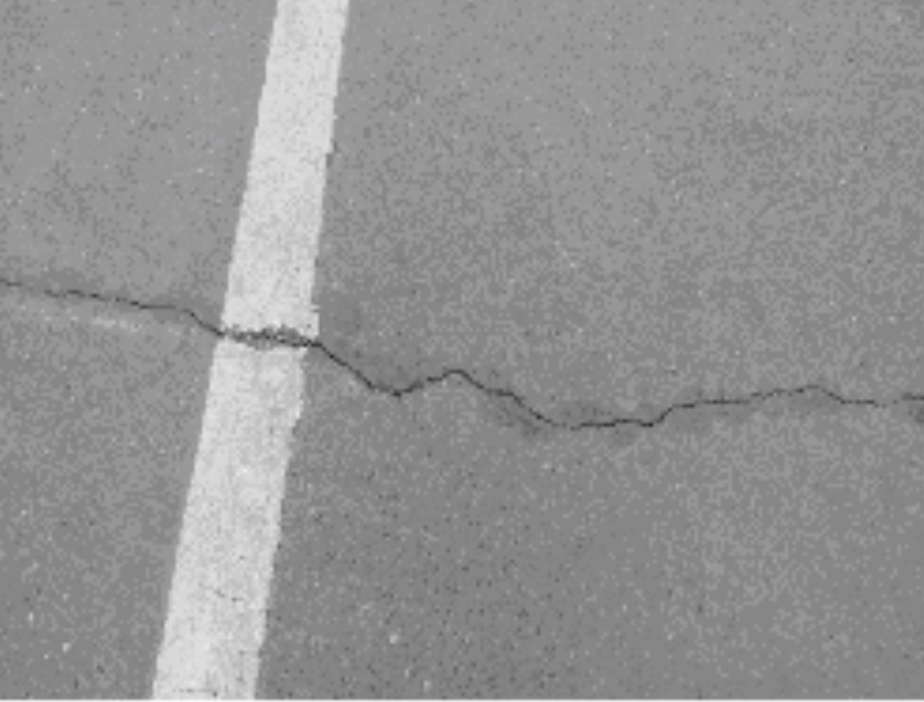
#> input picture Input-Set/RoadCrack_whiteline.png, 924 x 702 px, found by its file name
$ python improved_canny.py
#> lines starting #> are read from the running program, lines starting #| are printed output that depends on the picture; after the words box and inside, x2 and y2 are one past the last pixel; in counts of white or black regions, pixels touching at a corner belong together
import pywt
import matplotlib.pyplot as plt
import numpy as np
import cv2
from scipy.ndimage.filters import convolve

# ------------------------------------------------------This is a split line----


def gaussian_median_filter(image, size=5, sigma=1.5) -> np.ndarray:
    """按参数生成高斯卷积核

    Args:
        size (int, optional): [卷积核的大小]. Defaults to 5.
        sigma (float, optional): [标准差的大小 默认为1即标准正态分布]. Defaults to 1.0.

    Returns:
        [np.array]: [高斯卷积核]
    """
    # 生成二维表格 x为横向的高斯核 y为纵向的高斯核
    x, y = np.mgrid[-(size//2):(size//2)+1, -(size//2):(size//2)+1]
    # 转化为标准差为1的正态分布
    normal = 1 / (2 * np.pi * sigma**2)
    gaussian_kernel = normal * np.exp(-((x**2 + y**2)/(2 * sigma**2)))

    blured_image = convolve(image, gaussian_kernel)
    blured_image = cv2.medianBlur(blured_image, ksize=7)

    return blured_image

# 小波变换滤波（根据直方图来搞效果可能会更好）


def wavelet_filter(blured_image, th_wavelet=100, wavelet='haar') -> np.ndarray:
    """wavelet filter

    Args:
        blured_image (np.array): gaussian or median filted image
        th_wavelet (int, optional): the thresold to filter noise. Defaults to 100.
        wavelet (str, optional): define which type of wavelet you use. Defaults to 'haar'.

    Returns:
        np.array: return a furtured filtered image
    """
    coeffs2 = pywt.dwt2(blured_image, wavelet)
    LL, (LH, HL, HH) = coeffs2

    # threshold = 100
    LH_new = pywt.threshold(data=LH, value=th_wavelet,
                            mode='hard', substitute=0)
    HL_new = pywt.threshold(data=HL, value=th_wavelet,
                            mode='hard', substitute=0)
    HH_new = pywt.threshold(data=HH, value=th_wavelet,
                            mode='hard', substitute=0)
    coeff = (LL, (LH_new, HL_new, HH_new))

    denoised_image = pywt.idwt2(coeff, 'bior1.3')

    return denoised_image


def log_operation(denoised_image):
    """The logging operation which is used to adjust image's histogram.

    Args:
        denoised_image (np.array): denoised image

    Returns:
        np.array: histogram adjusted image
    """
    img_log = (np.log(denoised_image+1) /
               (np.log(1+np.max(denoised_image)))) * 255
    log_image = np.array(img_log, dtype=np.uint8)

    return log_image

# 使用Sobel算子检测水平和垂直方向梯度


def sobel_gradient(log_image):
    """Two Sobel operators are used to detect the gradient.

    Args:
        log_image (np.array): histogram adjusted image

    Returns:
        np.array: gradient image of x
        np.array: gradient image of y
    """
    sx = np.array([[-1, 0, 1], [-2, 0, 2], [-1, 0, 1]])
    sy = np.array([[1, 2, 1], [0, 0, 0], [-1, -2, -1]])
    sobelx = convolve(np.float32(log_image), sx)
    sobely = convolve(np.float32(log_image), sy)

    return sobelx, sobely


def oblique_gradient(log_image):

    ox = np.array([[0, 1, 2], [-1, 0, 1], [-2, -1, 0]])
    oy = np.array([[-2, -1, 0], [-1, 0, 1], [0, 1, 2]])

    obliquex = convolve(np.float32(log_image), ox)
    obliquey = convolve(np.float32(log_image), oy)

    return obliquex, obliquey


def magnitude(sobelx, sobely, threshold_grad=10):
    """From the gradient x and y, calcualte the magnitude and phase.

    Args:
        sobelx (np.array): gradient image of x
        sobely (np.array): gradient image of y
        threshold_grad (int, optional): threshold of gradient. Defaults to 10.
    Returns:
        np.array: the magitude of the gradient
        np.array: the phase of the gradient

    """
    grad = np.sqrt(sobelx**2 + sobely**2)
    phase = cv2.phase(sobelx, sobely, 1)
    # convert to degrees
    phase = (180/np.pi)*phase
    # for those magnitude of gradient lower than 10, we consider it as zero
    x, y = np.where(grad < threshold_grad)
    phase[x, y] = 0
    grad[x, y] = 0

    return grad, phase


def non_max_supression(grad, phase):
    """_summary_

    Args:
        grad (_type_): _description_
        phase (_type_): _description_

    Returns:
        np.array: from new phase, generate new gradient image
    """
    r, c = grad.shape
    # create a new matrix for storing the new phase
    newphase = np.zeros((r, c))
    # 储存过程值
    x1, y1 = np.where(((phase > 0) & (phase <= 22.5)) |
                      ((phase > 157.5) & (phase <= 202.5)) |
                      ((phase > 337.5) & (phase < 360)))

    x2, y2 = np.where(((phase > 22.5) & (phase <= 67.5)) |
                      ((phase > 202.5) & (phase <= 247.5)))

    x3, y3 = np.where(((phase > 67.5) & (phase <= 112.5)) |
                      ((phase > 247.5) & (phase <= 292.5)))

    x4, y4 = np.where(((phase > 112.5) & (phase <= 157.5)) |
                      ((phase > 292.5) & (phase <= 337.5)))

    # 这个new就是新的phase存储的矩阵
    newphase[x1, y1] = 0
    newphase[x2, y2] = 45
    newphase[x3, y3] = 90
    newphase[x4, y4] = 135

    # 设置一个新矩阵newgrad，待会用来根据grad和new生成新的grad
    newgrad = np.zeros((r, c))

    # 非极大值抑制
    for i in range(2, r-2):
        for j in range(2, c-2):
            if newphase[i, j] == 90:
                if((grad[i+1, j] < grad[i, j]) & (grad[i-1, j] < grad[i, j])):
                    newgrad[i, j] = 1

            elif newphase[i, j] == 45:
                if((grad[i+1, j-1] < grad[i, j]) & (grad[i-1, j+1] < grad[i, j])):
                    newgrad[i, j] = 1

            elif newphase[i, j] == 0:
                if((grad[i, j+1] < grad[i, j]) & (grad[i, j-1] < grad[i, j])):
                    newgrad[i, j] = 1

            elif newphase[i, j] == 135:
                if((grad[i+1, j+1] < grad[i, j]) & (grad[i-1, j-1] < grad[i, j])):
                    newgrad[i, j] = 1
    newgrad = np.multiply(newgrad, grad)

    return newgrad


def synthesize_grad(newgrad, log_image):

    obliquex, obliquey = oblique_gradient(log_image)
    oblique_grad = np.sqrt(obliquex**2 + obliquey**2)

    h, w = newgrad.shape
    final_grad = np.zeros((h, w))

    for i in range(h):
        for j in range(w):
            if newgrad[i, j] >= oblique_grad[i, j]:
                final_grad[i, j] = newgrad[i, j]
            else:
                final_grad[i, j] = oblique_grad[i, j]

    return final_grad


def double_thresholding(newgrad, t_low=0.075, t_high=0.175):
    """_summary_

    Args:
        newgrad (_type_): _description_
        t_low (float, optional): _description_. Defaults to 0.075.
        t_high (float, optional): _description_. Defaults to 0.175.

    Returns:
        _type_: _description_
    """
    # Automating the thresholding selecting process
    r, c = newgrad.shape
    tl = np.uint8(t_low * np.amax(newgrad))
    th = np.uint8(t_high * np.amax(newgrad))
    print(f"The lower threshold is {tl}")
    print(f"The higher threshold is {th}")

    newf = np.zeros((r, c))

    for i in range(2, r-2):
        for j in range(2, c-2):
            if(newgrad[i, j] < tl):
                newf[i, j] = 0
            elif(newgrad[i, j] > th):
                newf[i, j] = 1
            # 判断周围是否有边缘点，若有，则此点也为边缘点
            # 连或8次，有True则True
            elif(newgrad[i+1, j] > th +
                 newgrad[i-1, j] > th +
                 newgrad[i, j+1] > th +
                 newgrad[i, j-1] > th +
                 newgrad[i-1, j-1] > th +
                 newgrad[i-1, j+1] > th +
                 newgrad[i+1, j+1] > th +
                 newgrad[i+1, j-1] > th):
                newf[i, j] = 1

    return np.clip(newf*255, 0, 255).astype(np.uint8), tl, th


def canny(image, t_low=0.15, t_high=0.45):
    assert(len(image.shape) == 2)
    blured = gaussian_median_filter(image)
    denoised = wavelet_filter(blured)
    img_log = log_operation(denoised)
    sobel_x, sobel_y = sobel_gradient(img_log)
    grad, phase = magnitude(sobel_x, sobel_y)
    nms = non_max_supression(grad, phase)
    final_grad = synthesize_grad(nms, img_log)
    edge, tl, th = double_thresholding(final_grad, t_low, t_high)

    return edge, tl, th


def morphology_operation(edge_image, morph_size=5):
    morpho_kernel = np.ones((morph_size, morph_size), np.uint8)
    closing = cv2.morphologyEx(edge_image, cv2.MORPH_CLOSE, morpho_kernel)

    return closing


def feature_detection(closing_image, nfeatures=500):
    feature_operator = cv2.ORB_create(nfeatures=nfeatures)
    # feature_operator = cv2.SIFT_create(nfeatures=nfeatures)

    keypoints, _ = feature_operator.detectAndCompute(closing_image, None)
    featuredImg = cv2.drawKeypoints(closing_image, keypoints, None)

    print("The number of keypoints is:", len(keypoints))

    kps = np.int32([kp.pt for kp in keypoints])
    # print(kps)

    return featuredImg, kps


# ------------------------------------------------------This is a split line----
if __name__ == "__main__":
    seleted_pic = "RoadCrack_whiteline.png"
    path = "crack-detection-opencv-master/Input-Set/" + seleted_pic
    src = cv2.imread(path, cv2.IMREAD_GRAYSCALE)
#> src: shape (702, 924); min 33, max 250, mean 147.7
    print("The size of this picture is: ", src.shape)
#| The size of this picture is:  (702, 924)

    edge, tl, th = canny(src, 0.11, 0.25)
#> in wavelet_filter, `LL, (LH, HL, HH) = coeffs2`:
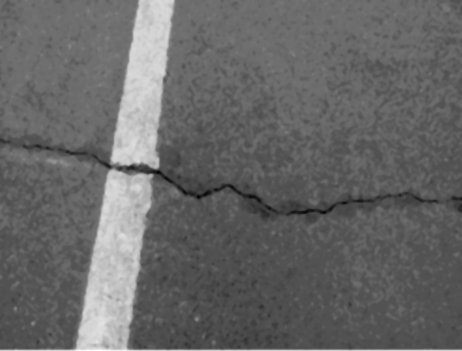
#> LL: shape (351, 462) float64; min 138, max 399, mean 243.9; drawn with min black and max white
#> in wavelet_filter, `LH_new = pywt.threshold(data=LH, value=th_wavelet, mode='hard', substi..`: LH_new: shape (351, 462) float64; every value is 0
#> in log_operation, `img_log = (np.log(denoised_image+1) / (np.log(1+np.max(denoised_image)..`:
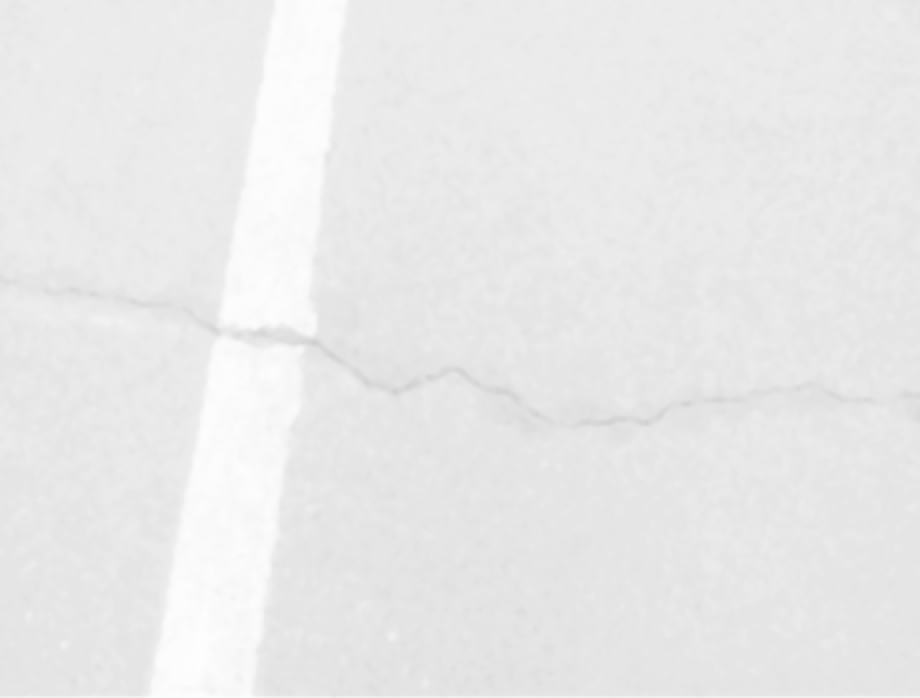
#> img_log: shape (698, 920) float64; min 206.7, max 255, mean 233.6
#> in magnitude, `phase = cv2.phase(sobelx, sobely, 1)`:
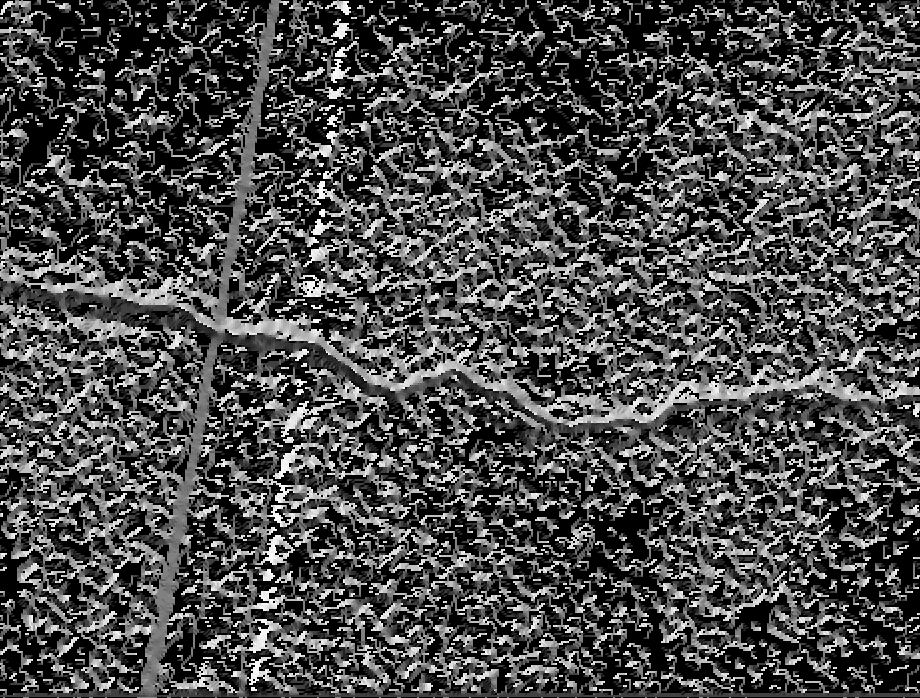
#> phase: shape (698, 920) float32; min 0, max 6.25, mean 1.84; drawn with min black and max white
#> in non_max_supression, `x1, y1 = np.where(((phase > 0) & (phase <= 22.5)) | ((phase > 157.5) &..`: x1 = 7154 values from 0 to 697; y1 = 7154 values, max 914 at index 4066, min 3 at index 3202, mean 271.7
#> in non_max_supression, `x2, y2 = np.where(((phase > 22.5) & (phase <= 67.5)) | ((phase > 202.5..`: x2 = 2959 values from 39 to 696; y2 = 2959 values, max 918 at index 2522, min 1 at index 33, mean 377.7
#> in non_max_supression, `x3, y3 = np.where(((phase > 67.5) & (phase <= 112.5)) | ((phase > 247...`: x3 = 6726 values from 21 to 696; y3 = 6726 values, max 919 at index 2858, min 0 at index 70, mean 452.9
#> in non_max_supression, `x4, y4 = np.where(((phase > 112.5) & (phase <= 157.5)) | ((phase > 292..`: x4 = 2669 values from 3 to 696; y4 = 2669 values, max 904 at index 1315, min 2 at index 467, mean 370.2
#> after the loop in non_max_supression, `for i in range(2, r-2):`:
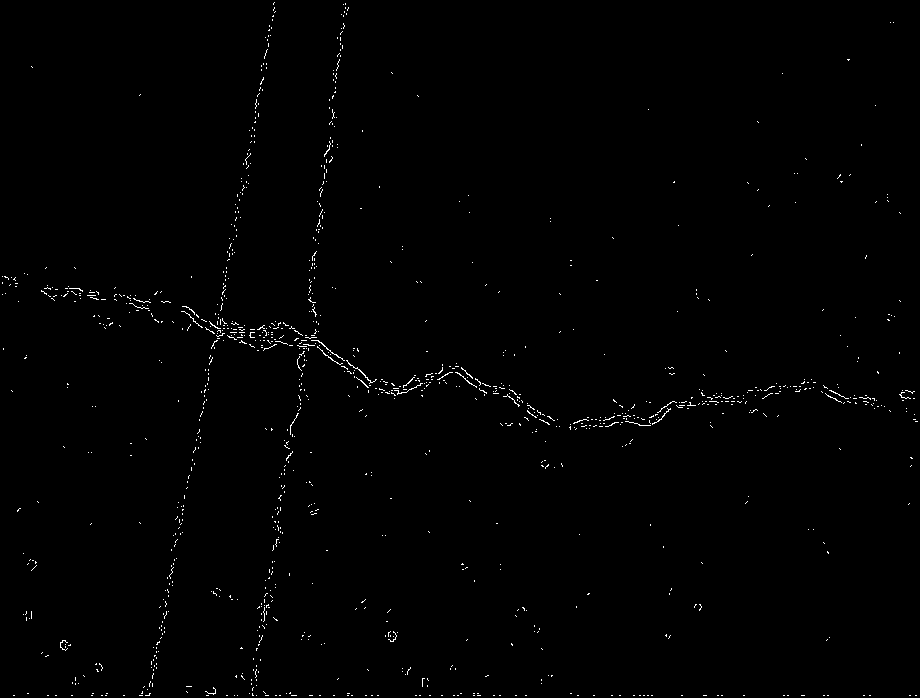
#> newgrad: shape (698, 920) float64; values 0 (black) and 1 (white), 0.63% white in thin lines or dots
#> in oblique_gradient, `obliquey = convolve(np.float32(log_image), oy)`:
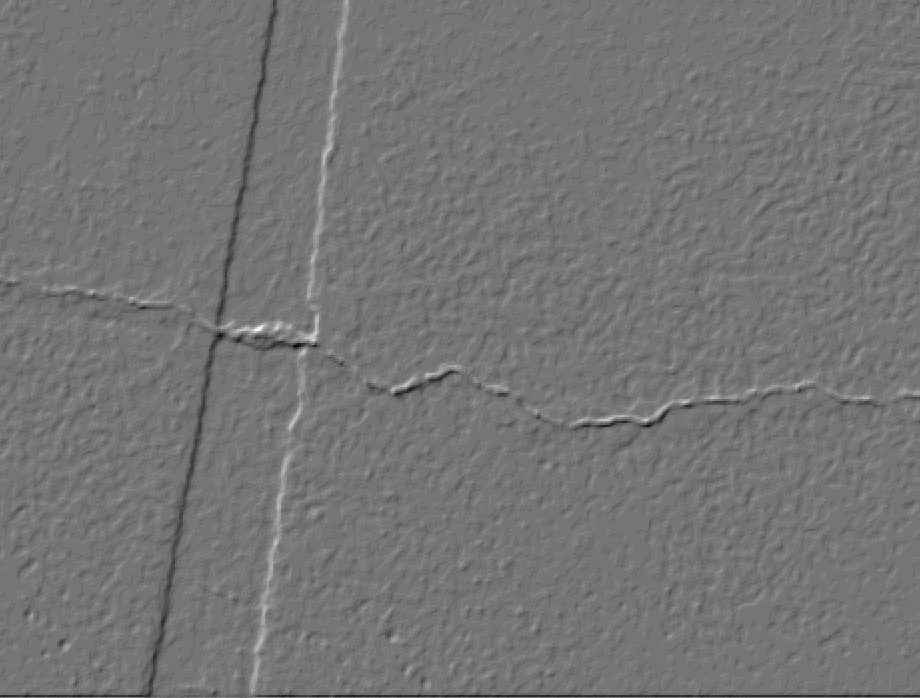
#> obliquey: shape (698, 920) float32; min -45, max 53, mean 0; drawn with min black and max white
#> in double_thresholding, `tl = np.uint8(t_low * np.amax(newgrad))`: tl = 6
#> in double_thresholding, `th = np.uint8(t_high * np.amax(newgrad))`: th = 14
#| The lower threshold is 6
#| The higher threshold is 14
#> after the loop in double_thresholding, `for i in range(2, r-2):`:
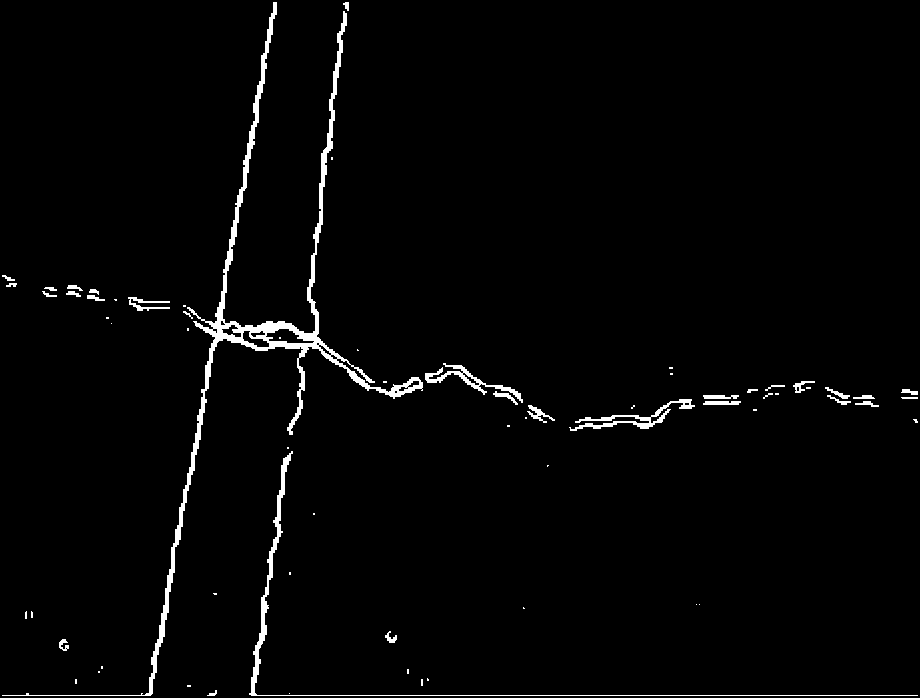
#> newf: shape (698, 920) float64; values 0 (black) and 1 (white), 2.1% white; 68 white regions (36 under 20 px), largest, box (x1, y1, x2, y2) and area: (2, 2, 423, 696) 7976, (249, 451, 918, 696) 1864, (569, 399, 695, 431) 814
#> in canny, `edge, tl, th = double_thresholding(final_grad, t_low, t_high)`: tl = 6; th = 14
#> tl = 6; th = 14

    closing = morphology_operation(edge, morph_size=5)
#> in morphology_operation, `closing = cv2.morphologyEx(edge_image, cv2.MORPH_CLOSE, morpho_kernel)`: closing: shape (698, 920); 2.7% white; 44 white regions (23 under 20 px), largest, box (x1, y1, x2, y2) and area: (0, 0, 523, 698) 10245, (249, 451, 920, 698) 3225, (569, 399, 695, 431) 1150

    feature, kps = feature_detection(closing)
#> in feature_detection, `keypoints, _ = feature_operator.detectAndCompute(closing_image, None)`: keypoints = 450 keypoints; strongest (x, y, size): (529, 415, 31), (301, 394, 37.2), (300, 365, 31), (769, 390, 37.2)
#| The number of keypoints is: 450
#> in feature_detection, `kps = np.int32([kp.pt for kp in keypoints])`: kps = 450 pairs, first value 45 to 874, second value 37 to 652

    plt.figure("Results")
    plt.subplot(2, 2, 1)
    plt.imshow(src, cmap='gray')
    plt.title('Original Image')
    plt.subplot(2, 2, 2)
    plt.imshow(edge, cmap='gray')
    plt.title('Edge Image')
    plt.subplot(2, 2, 3)
    plt.imshow(closing, cmap='gray')
    plt.title('Closing Image')
    plt.subplot(2, 2, 4)
    plt.imshow(feature, cmap='gray')
    plt.title('Feature Image')
    plt.subplots_adjust(wspace=0.5, hspace=0.5)

    plt.savefig("crack-detection-opencv-master/MyCanny-Output-set/MyCanny_Results_" + seleted_pic)
    plt.show()

    plt.figure("Comparison")
    normal_edge = cv2.Canny(gaussian_median_filter(src), tl, th)
#> normal_edge: shape (702, 924); 12.3% white in thin lines or dots
    plt.subplot(1, 2, 1)
    plt.imshow(edge, cmap='gray')
    plt.title("Improved Canny")
    plt.subplot(1, 2, 2)
    plt.imshow(normal_edge, cmap='gray')
    plt.title("Normal Canny")

    plt.savefig("crack-detection-opencv-master/MyCanny-Output-set/MyCanny_Comparison_" + seleted_pic)
    plt.show()

    plt.figure("Feature Points")
    plt.subplot(1, 2, 1)
    plt.imshow(feature, cmap='gray')
    plt.title('Feature Image')
    plt.subplot(1, 2, 2)
    plt.plot(kps[:, 0], kps[:, 1], 'o')
    plt.title('Keypoints')

    plt.savefig("crack-detection-opencv-master/MyCanny-Output-set/MyCanny_Feature_" + seleted_pic)
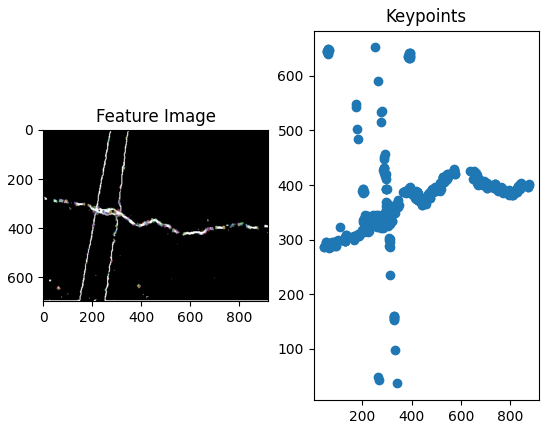
#> figure drawn by matplotlib, 2 panels
    plt.show()
